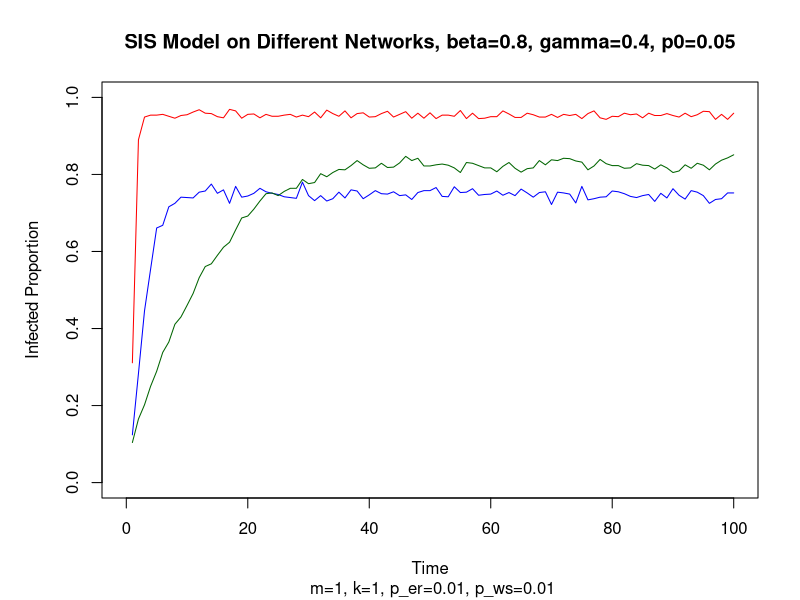

R code for this plot: (Note: a time limit stopped this script after it produced the figure.)
## ---- chunk 1
library(igraph)
set.seed(666) # For reproducibility
## ---- chunk 2
# Function to simulate SIS model on a given graph
sis_simulation <- function(g, beta, gamma, p0, time_steps) {
  set.seed(666)
  infected <- sample(c(0, 1), vcount(g), replace=TRUE, prob=c(1-p0, p0))
  status <- rep(0, vcount(g))
  results <- matrix(0, nrow=time_steps, ncol=vcount(g))

  for(t in 1:time_steps){
    for(i in 1:vcount(g)){
      if(infected[i] == 1){
        neighbors <- neighbors(g, i)
        for(j in neighbors){
          if(rbinom(1, size = 1, prob = beta)){
            status[j] <- 1
          }
        }
        if(rbinom(1, size = 1, prob = gamma)){
          status[i] <- 0
        } else {
          status[i] <- 1
        }
      }
    }
    infected <- status
    results[t, ] <- infected
  }
  rowSums(results) / vcount(g)
}

# Function to calculate the leading eigenvalue of a graph
leading_eigenvalue <- function(g) {
  eigen(as.matrix(get.adjacency(g)))[["values"]][1]
}

# Theoretical comparison of threshold
compare_numbers <- function(x, y) {
  if (x > y) {
    return(paste(x, "is greater than", y, "=>", "Epidemic"))
  } else if (x < y) {
    return(paste(x, "is less than", y, "=>", "NO Epidemic"))
  } else {
    return(paste(x, "is equal to", y))
  }
}

# Function to run simulations for a given network type
run_network_simulation <- function(network_type, n, m, k, p_er, p_ws, beta, gamma, p0, time_steps) {
  if (network_type == "ER") {
    g <- erdos.renyi.game(n, p_er, type="gnp")
  } else if (network_type == "BA") {
    g <- barabasi.game(n, m, directed=FALSE)
  } else if (network_type == "WS") {
    g <- watts.strogatz.game(1, n, k, p_ws, loops=FALSE, multiple=FALSE)
  } else if (network_type == "FC") {
    g <- make_full_graph(n)
  } else if (network_type == "Tree") {
    g <- make_tree(n)
  } else {
    stop("Invalid network type.")
  }

  # Simulate the SIS model
  infected_proportion <- sis_simulation(g, beta, gamma, p0, time_steps)

  # Calculate the leading eigenvalue
  eigen_val <- leading_eigenvalue(g)

  # Print relevant information
  cat("--------------------------------------------", "\n")
  cat("Network Type:", network_type, "\n")
  cat("Beta Divided by Gamma:", beta / gamma, "\n")
  cat("Leading eigenvalue:", eigen_val, "\n")
  threshold <- 1 / eigen_val
  cat("Threshold:", threshold, "\n")
  
  # Compare beta/gamma with the threshold
  cat(compare_numbers(beta / gamma, threshold), "\n")
  cat("--------------------------------------------", "\n")

  return(list(
    infected_proportion = infected_proportion,
    threshold = threshold,
    g = g
  ))
}


run_and_plot_sis_simulation <- function(n, m, k, p_er, p_ws, beta, gamma, p0, time_steps) {
  # Set up a larger plot
  par(mfrow=c(1, 1), mar=c(5, 5, 4, 2) + 0.1)
  
  # Plotting all infected_proportion variables together
  plot(1, type="n", main=paste0("SIS Model on Different Networks,", " beta=", beta, ", gamma=", gamma, ", p0=", p0), col="red", xlim = c(0, time_steps), ylim = c(0,1), xlab="Time", ylab="Infected Proportion")
  # Add subtitle
  subtitle = paste0(" m=", m, ", k=", k, ", p_er=", p_er, ", p_ws=", p_ws)
  title(sub = subtitle)
  
  # Networks to simulate
  network_types <- c("ER", "BA", "WS", "FC", "Tree")
  colors <- c("red", "blue", "darkgreen", "orange", "purple")
  
  # Store results in a list
  results_list <- list()
  
  # Simulate and plot for each network type
  for (i in seq_along(network_types)) {
    result <- run_network_simulation(network_types[i], n, m, k, p_er, p_ws, beta, gamma, p0, time_steps)
    
    lines(result$infected_proportion, col=colors[i])
    
    # Store result in the list
    results_list[[network_types[i]]] <- result
  }
  
  # Adding a legend outside the plot area
  legend("topright", legend=network_types, col=colors, lty=1, cex=0.5, inset=0.45)
  
  return(list(
    results_list = results_list,
    network_types = network_types
  ))
}

## ---- chunk 3
# Common Parameters
n <- 1000    # Number of nodes
beta <- 0.8  # Infection rate # try with 0.4 as well
gamma <- 0.4 # Recovery rate # and 0.8 for the results in the report
p0 <- 0.05   # Initial infection rate
time_steps <- 100 # Duration of the simulation
b.div.g <- beta / gamma
m <- 1 # m for barabasi.game: Number of edges to attach from a new node
k_ws <- 1 # k for watts.strogatz.game: Each node is connected to k nearest neighbors
p_ws <- 0.01 # p for watts.strogatz.game: Rewiring probability
p_er <- 0.01 # p for erdos.renyi.game: Probability for edge creation

results_epidemic1 <- run_and_plot_sis_simulation(n, m, k_ws, p_er, p_ws, beta, gamma, p0, time_steps)
## ---- chunk 4
# Common Parameters
n <- 1000    # Number of nodes
beta <- 0.8  # Infection rate # try with 0.4 as well
gamma <- 0.4 # Recovery rate # and 0.8 for the results in the report
p0 <- 0.05   # Initial infection rate
time_steps <- 100 # Duration of the simulation
b.div.g <- beta / gamma
m <- 10 # m for barabasi.game: Number of edges to attach from a new node
k_ws <- 10 # k for watts.strogatz.game: Each node is connected to k nearest neighbors
p_ws <- 0.1 # p for watts.strogatz.game: Rewiring probability
p_er <- 0.1 # p for erdos.renyi.game: Probability for edge creation

results_epidemic2 <- run_and_plot_sis_simulation(n, m, k_ws, p_er, p_ws, beta, gamma, p0, time_steps)
## ---- chunk 5
# Common Parameters
n <- 1000    # Number of nodes
beta <- 0.8  # Infection rate # try with 0.4 as well
gamma <- 0.4 # Recovery rate # and 0.8 for the results in the report
p0 <- 0.05   # Initial infection rate
time_steps <- 100 # Duration of the simulation
b.div.g <- beta / gamma
m <- 100 # m for barabasi.game: Number of edges to attach from a new node
k_ws <- 100 # k for watts.strogatz.game: Each node is connected to k nearest neighbors
p_ws <- 0.2 # p for watts.strogatz.game: Rewiring probability
p_er <- 0.2 # p for erdos.renyi.game: Probability for edge creation

results_epidemic3 <- run_and_plot_sis_simulation(n, m, k_ws, p_er, p_ws, beta, gamma, p0, time_steps)
## ---- chunk 6
# Common Parameters
n <- 1000    # Number of nodes
beta <- 0.4  # Infection rate # try with 0.4 as well
gamma <- 0.8 # Recovery rate # and 0.8 for the results in the report
p0 <- 0.05   # Initial infection rate
time_steps <- 100 # Duration of the simulation
b.div.g <- beta / gamma
m <- 1 # m for barabasi.game: Number of edges to attach from a new node
k_ws <- 1 # k for watts.strogatz.game: Each node is connected to k nearest neighbors
p_ws <- 0.01 # p for watts.strogatz.game: Rewiring probability
p_er <- 0.01 # p for erdos.renyi.game: Probability for edge creation

results_NO_epidemic1 <- run_and_plot_sis_simulation(n, m, k_ws, p_er, p_ws, beta, gamma, p0, time_steps)
## ---- chunk 7
# Common Parameters
n <- 1000    # Number of nodes
beta <- 0.4  # Infection rate # try with 0.4 as well
gamma <- 0.8 # Recovery rate # and 0.8 for the results in the report
p0 <- 0.05   # Initial infection rate
time_steps <- 100 # Duration of the simulation
b.div.g <- beta / gamma
m <- 10 # m for barabasi.game: Number of edges to attach from a new node
k_ws <- 10 # k for watts.strogatz.game: Each node is connected to k nearest neighbors
p_ws <- 0.1 # p for watts.strogatz.game: Rewiring probability
p_er <- 0.1 # p for erdos.renyi.game: Probability for edge creation

results_NO_epidemic2 <- run_and_plot_sis_simulation(n, m, k_ws, p_er, p_ws, beta, gamma, p0, time_steps)
## ---- chunk 8
# Common Parameters
n <- 1000    # Number of nodes
beta <- 0.4  # Infection rate # try with 0.4 as well
gamma <- 0.8 # Recovery rate # and 0.8 for the results in the report
p0 <- 0.05   # Initial infection rate
time_steps <- 100 # Duration of the simulation
b.div.g <- beta / gamma
m <- 100 # m for barabasi.game: Number of edges to attach from a new node
k_ws <- 100 # k for watts.strogatz.game: Each node is connected to k nearest neighbors
p_ws <- 0.2 # p for watts.strogatz.game: Rewiring probability
p_er <- 0.2 # p for erdos.renyi.game: Probability for edge creation

results_NO_epidemic3 <- run_and_plot_sis_simulation(n, m, k_ws, p_er, p_ws, beta, gamma, p0, time_steps)
## ---- chunk 9
# Function to run simulations for two sets of parameter values
run_threshold_simulations <- function(g, p0, time_steps, threshold, epsilon = 0.05) {
  
  if (threshold == Inf) {
    beta_below <- 0.001
    gamma_below <- 0.1
    beta_above <- 0.1
    gamma_above <- 0.001
    threshold_below = Inf
    threshold_above = Inf
  } else {
    threshold_below = threshold - epsilon
    if (threshold_below < 0){
      threshold_below = threshold - 0.0002
    }
    res = generate_random_values(threshold_below)
    beta_below <- res[1]
    gamma_below <- res[2]
    threshold_above = threshold + epsilon
    res = generate_random_values(threshold_above)
    beta_above <- res[1]
    gamma_above <- res[2]
  }
  

  # Simulate below threshold
  infected_proportion_below <- sis_simulation(g, beta_below, gamma_below, p0, time_steps)

  # Simulate above threshold
  infected_proportion_above <- sis_simulation(g, beta_above, gamma_above, p0, time_steps)

  list(
    infected_proportion_below = infected_proportion_below,
    infected_proportion_above = infected_proportion_above,
    threshold_below = threshold_below,
    beta_below,
    gamma_below,
    threshold_above = threshold_above,
    beta_above = beta_above,
    gamma_above = gamma_above
  )
}


generate_random_values <- function(threshold) {
  # Generate a random value for x within [0, 1]
  gamma <- runif(1, min = 0.001, max = 1)
  
  beta <- gamma * threshold
  
  # Return the values
  return(c(beta = beta, gamma = gamma))
}


get_threshold_simulations <- function(results, p0, time_steps) {
  
  
  # Networks to simulate
  network_types <- c("ER", "BA", "WS", "FC", "Tree")
  colors <- c("red", "blue", "darkgreen", "orange", "purple")
  
  # Store results in a list
  results_list <- list()
  
  # Simulate and plot for each network type
  for (i in seq_along(network_types)) {
    if (network_types[i] == "ER") {
      data <- results$results_list[i]$ER
    } else if (network_types[i] == "BA") {
      data <- results$results_list[i]$BA
    } else if (network_types[i] == "WS") {
      data <- results$results_list[i]$WS 
    } else if (network_types[i] == "FC") {
      data <- results$results_list[i]$FC
    } else if (network_types[i] == "Tree") {
      data <- results$results_list[i]$Tree
    } else {
      stop("Invalid network type.")
    }
    
    result <- run_threshold_simulations(data$g, p0, time_steps, data$threshold)
    
    # Store result in the list
    results_list[[network_types[i]]] <- result
  }
  
  return(list(
    results_list = results_list,
    network_types = network_types
  ))
}

## ---- chunk 10
# Threshold Simulations
task2_epidemic1 <- get_threshold_simulations(results_epidemic1, p0, time_steps)
task2_epidemic2 <- get_threshold_simulations(results_epidemic2, p0, time_steps)
task2_epidemic3 <- get_threshold_simulations(results_epidemic3, p0, time_steps)
# task2_NOepidemic1 <- get_threshold_simulations(results_NO_epidemic1, p0, time_steps)
# task2_NOepidemic2 <- get_threshold_simulations(results_NO_epidemic2, p0, time_steps)
# task2_NOepidemic3 <- get_threshold_simulations(results_NO_epidemic3, p0, time_steps)
## ---- chunk 11
# Plotting the results for Erdős-Rényi network
colors <- c("red", "blue", "darkgreen", "orange", "purple")
par(mfrow=c(1, 1))
plot(task2_epidemic1$results_list$ER$infected_proportion_below, type="l", col="blue", ylim=c(0, 1.3), main="Threshold Check (ER)", ylab = "Infected Proportion", lty =1)
lines(task2_epidemic1$results_list$ER$infected_proportion_above, col="darkgreen", lty =2)
lines(task2_epidemic2$results_list$ER$infected_proportion_below, col="orange", lty =1)
lines(task2_epidemic2$results_list$ER$infected_proportion_above, col="purple", lty =2)
lines(task2_epidemic3$results_list$ER$infected_proportion_below, col="red", lty =1)
lines(task2_epidemic3$results_list$ER$infected_proportion_above, col="lightblue", lty =2)

legend("topright", legend=c("Below, m = 1, k_ws = 1, p_ws = 0.01, p_er = 0.01", "Above, m = 1, k_ws = 1, p_ws = 0.01, p_er = 0.01", "Below, m = 10, k_ws = 10, p_ws = 0.1, p_er = 0.1", "Above, m = 10, k_ws = 10, p_ws = 0.1, p_er = 0.1", "Below, m = 100, k_ws = 100, p_ws = 0.2, p_er = 0.2", "Above, m = 100, k_ws = 100, p_ws = 0.2, p_er = 0.2"), col=c("blue", "darkgreen","orange","purple", "red", "lightblue"), lty=c(1,2,1,2,1,2), cex=0.5)

## ---- chunk 12
# Plotting the results for Erdős-Rényi network
colors <- c("red", "blue", "darkgreen", "orange", "purple")
par(mfrow=c(1, 1))
plot(task2_epidemic1$results_list$BA$infected_proportion_below, type="l", col="blue", ylim=c(0, 0.25), main="Threshold Check (BA)", ylab = "Infected Proportion", lty =1)
lines(task2_epidemic1$results_list$BA$infected_proportion_above, col="darkgreen", lty =2)
lines(task2_epidemic2$results_list$BA$infected_proportion_below, col="orange", lty =1)
lines(task2_epidemic2$results_list$BA$infected_proportion_above, col="purple", lty =2)
lines(task2_epidemic3$results_list$BA$infected_proportion_below, col="red", lty =1)
lines(task2_epidemic3$results_list$BA$infected_proportion_above, col="lightblue", lty =2)

legend("topright", legend=c("Below, m = 1, k_ws = 1, p_ws = 0.01, p_er = 0.01", "Above, m = 1, k_ws = 1, p_ws = 0.01, p_er = 0.01", "Below, m = 10, k_ws = 10, p_ws = 0.1, p_er = 0.1", "Above, m = 10, k_ws = 10, p_ws = 0.1, p_er = 0.1", "Below, m = 100, k_ws = 100, p_ws = 0.2, p_er = 0.2", "Above, m = 100, k_ws = 100, p_ws = 0.2, p_er = 0.2"), col=c("blue", "darkgreen","orange","purple", "red", "lightblue"), lty=c(1,2,1,2,1,2), cex=0.5)
## ---- chunk 13
# Plotting the results for Erdős-Rényi network
colors <- c("red", "blue", "darkgreen", "orange", "purple")
par(mfrow=c(1, 1))
plot(task2_epidemic1$results_list$WS$infected_proportion_below, type="l", col="blue", ylim=c(0, 1.3), main="Threshold Check (WS)", ylab = "Infected Proportion", lty =1)
lines(task2_epidemic1$results_list$WS$infected_proportion_above, col="darkgreen", lty =2)
lines(task2_epidemic2$results_list$WS$infected_proportion_below, col="orange", lty =1)
lines(task2_epidemic2$results_list$WS$infected_proportion_above, col="purple", lty =2)
lines(task2_epidemic3$results_list$WS$infected_proportion_below, col="red", lty =1)
lines(task2_epidemic3$results_list$WS$infected_proportion_above, col="lightblue", lty =2)

legend("topright", legend=c("Below, m = 1, k_ws = 1, p_ws = 0.01, p_er = 0.01", "Above, m = 1, k_ws = 1, p_ws = 0.01, p_er = 0.01", "Below, m = 10, k_ws = 10, p_ws = 0.1, p_er = 0.1", "Above, m = 10, k_ws = 10, p_ws = 0.1, p_er = 0.1", "Below, m = 100, k_ws = 100, p_ws = 0.2, p_er = 0.2", "Above, m = 100, k_ws = 100, p_ws = 0.2, p_er = 0.2"), col=c("blue", "darkgreen","orange","purple", "red", "lightblue"), lty=c(1,2,1,2,1,2), cex=0.5)
## ---- chunk 14
# Plotting the results for Erdős-Rényi network
colors <- c("red", "blue", "darkgreen", "orange", "purple")
par(mfrow=c(1, 1))
plot(task2_epidemic1$results_list$Tree$infected_proportion_below, type="l", col="blue", ylim=c(0, 0.9), main="Threshold Check (Tree)", ylab = "Infected Proportion", lty =1)
lines(task2_epidemic1$results_list$Tree$infected_proportion_above, col="darkgreen", lty =2)
lines(task2_epidemic2$results_list$Tree$infected_proportion_below, col="orange", lty =1)
lines(task2_epidemic2$results_list$Tree$infected_proportion_above, col="purple", lty =2)
lines(task2_epidemic3$results_list$Tree$infected_proportion_below, col="red", lty =1)
lines(task2_epidemic3$results_list$Tree$infected_proportion_above, col="lightblue", lty =2)

legend("topright", legend=c("Below, m = 1, k_ws = 1, p_ws = 0.01, p_er = 0.01", "Above, m = 1, k_ws = 1, p_ws = 0.01, p_er = 0.01", "Below, m = 10, k_ws = 10, p_ws = 0.1, p_er = 0.1", "Above, m = 10, k_ws = 10, p_ws = 0.1, p_er = 0.1", "Below, m = 100, k_ws = 100, p_ws = 0.2, p_er = 0.2", "Above, m = 100, k_ws = 100, p_ws = 0.2, p_er = 0.2"), col=c("blue", "darkgreen","orange","purple", "red", "lightblue"), lty=c(1,2,1,2,1,2), cex=0.5)
## ---- chunk 15
# Plotting the results for Fully Connected network
colors <- c("red", "blue", "darkgreen", "orange", "purple")
par(mfrow=c(1, 1))
plot(task2_epidemic1$results_list$FC$infected_proportion_below, type="l", col="blue", ylim=c(0, 1.4), main="Threshold Check (FC)", ylab = "Infected Proportion", lty =1)
lines(task2_epidemic1$results_list$FC$infected_proportion_above, col="darkgreen", lty =2)
lines(task2_epidemic2$results_list$FC$infected_proportion_below, col="orange", lty =1)
lines(task2_epidemic2$results_list$FC$infected_proportion_above, col="purple", lty =2)
lines(task2_epidemic3$results_list$FC$infected_proportion_below, col="red", lty =1)
lines(task2_epidemic3$results_list$FC$infected_proportion_above, col="lightblue", lty =2)

legend("topright", legend=c("Below, m = 1, k_ws = 1, p_ws = 0.01, p_er = 0.01", "Above, m = 1, k_ws = 1, p_ws = 0.01, p_er = 0.01", "Below, m = 10, k_ws = 10, p_ws = 0.1, p_er = 0.1", "Above, m = 10, k_ws = 10, p_ws = 0.1, p_er = 0.1", "Below, m = 100, k_ws = 100, p_ws = 0.2, p_er = 0.2", "Above, m = 100, k_ws = 100, p_ws = 0.2, p_er = 0.2"), col=c("blue", "darkgreen","orange","purple", "red", "lightblue"), lty=c(1,2,1,2,1,2), cex=0.5)
